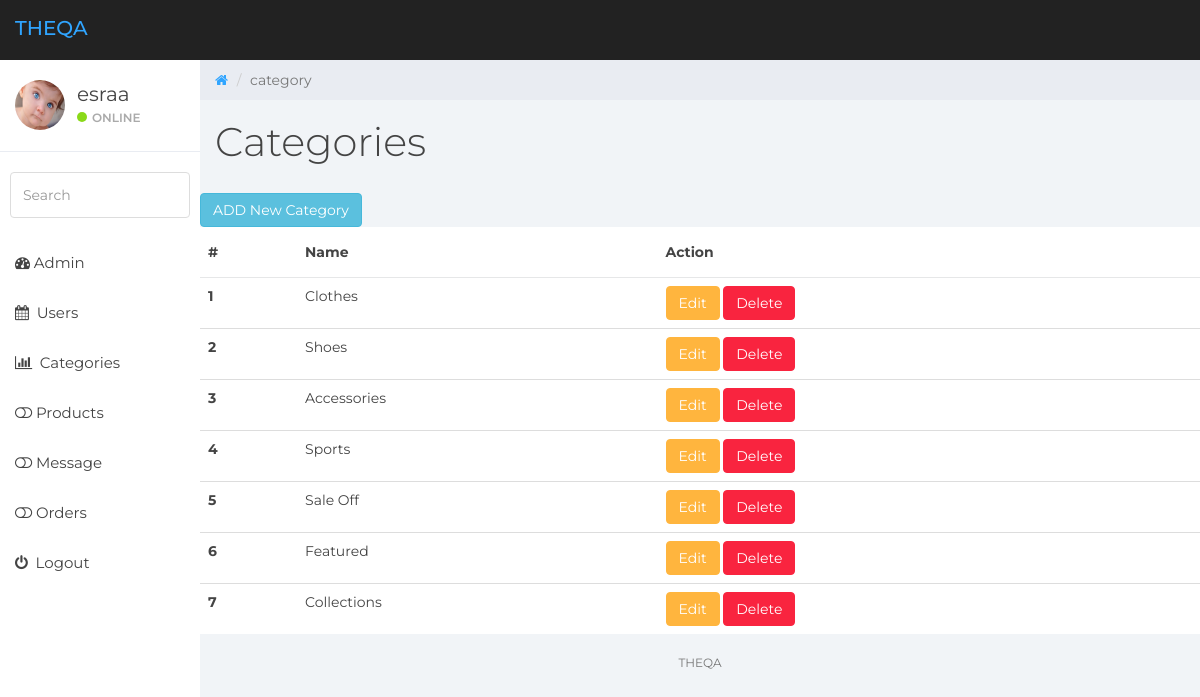
Page /dashboard/categories.php (signed in) on the committed database.
### tables this page shows
CREATE TABLE `categories` (
  `id` int(11) NOT NULL,
  `cat_name` varchar(20) NOT NULL
);

### dashboard/categories.php (the view, shortened to what this page needs)
<?php
include 'des_include/header.php';
include 'des_include/nav.php';
include 'des_include/sidebar.php';
?>
<div class="col-sm-9 col-sm-offset-3 col-lg-10 col-lg-offset-2 main">
	<div class="row">
		<ol class="breadcrumb">
			<li><a href="#">
					<em class="fa fa-home"></em>
				</a></li>
			<li class="active">category</li>
		</ol>
	</div>
	<div class="row">
		<div class="col-lg-12">
			<h1 class="page-header">Categories</h1>
		</div>
		<a href="add_cat.php" class="btn btn-info">ADD New Category</a>
		<table class="table table-hover">
			<thead>
				<tr>
					<th scope="col">#</th>
					<th scope="col">Name</th>
					<th scope="col">Action</th>
				</tr>
			</thead>
			<tbody>
				<?php
				$count = 1;
				$select_all_cat = "SELECT *  FROM categories";
				$result_all_cat = $connection->query($select_all_cat);
				foreach ($result_all_cat as $key_cat) {
					$name = $key_cat['cat_name'];
				?>
					<tr>
						<th scope="row"><?php echo $count++; ?></th>
						<td><?php echo $name; ?></td>
						<td>
							<a class="btn btn-warning" href="edit_cat.php?id=<?php echo $key_cat['id']; ?>">Edit</a>
							<button type="button" class="btn btn-danger" data-toggle="modal" data-target="#exampleModal<?php echo $key_cat['id']; ?>">
								Delete
							</button>
						</td>
					</tr>
				<?php } ?>
			</tbody>
		</table>
	</div>
	<?php
	include 'des_include/footer.php';
	?>

### dashboard/css/styles.css (style rules this page uses)
body { background: #f1f4f7; padding-top: 60px; font-size: 14px; color: #444444; font-family: "Montserrat", "Helvetica Neue", Helvetica, Arial, sans-serif; }
a, a:hover, a:focus { color: #30a5ff; }
h1, h2, h3, h4, h5, h6 { color: #444444; }
h1 { font-weight: 300; font-size: 40px; }
.btn-warning, .btn-warning:hover, .btn-warning:focus, .btn-warning:active, .btn-warning.active, .open > .dropdown-toggle.btn-warning, .btn-warning.disabled, .btn-warning[disabled], fieldset[disabled] .btn-warning, .btn-warning.disabled:hover, .btn-warning[disabled]:hover, fieldset[disabled] .btn-warning:hover, .btn-warning.disabled:focus, .btn-warning[disabled]:focus, fieldset[disabled] .btn-warning:focus, .btn-warning.disabled:active, .btn-warning[disabled]:active, fieldset[disabled] .btn-warning:active, .btn-warning.disabled.active, .btn-warning[disabled].active, fieldset[disabled] .btn-warning.active { background-color: #ffb53e; border-color: #ffb53e; }
.btn-danger, .btn-danger:hover, .btn-danger:focus, .btn-danger:active, .btn-danger.active, .open > .dropdown-toggle.btn-danger, .btn-danger.disabled, .btn-danger[disabled], fieldset[disabled] .btn-danger, .btn-danger.disabled:hover, .btn-danger[disabled]:hover, fieldset[disabled] .btn-danger:hover, .btn-danger.disabled:focus, .btn-danger[disabled]:focus, fieldset[disabled] .btn-danger:focus, .btn-danger.disabled:active, .btn-danger[disabled]:active, fieldset[disabled] .btn-danger:active, .btn-danger.disabled.active, .btn-danger[disabled].active, fieldset[disabled] .btn-danger.active { background-color: #f9243f; border-color: #f9243f; }
.breadcrumb { border-radius: 0; padding: 10px 15px 10px 15px; background: #e9ecf2; margin: 0; }
h1.page-header { margin-top: 20px; border-bottom: 0; }
.table { background: #fff; }
.table > thead > tr > th { border-bottom: 1px solid #e6e7e8; vertical-align: middle; height: 50px; }

### rows in the picture
categories: cat_name "Clothes"
categories: cat_name "Shoes"
categories: cat_name "Accessories"
categories: cat_name "Sports"
categories: cat_name "Sale Off"
categories: cat_name "Featured"
categories: cat_name "Collections"

### other values in the picture
$_SESSION['username'] "esraa"
